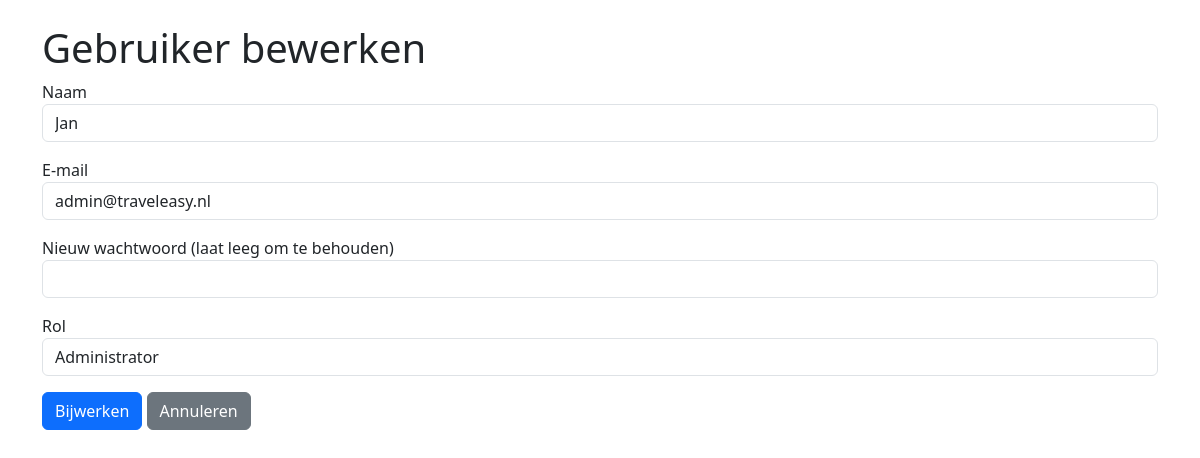
Page /users/edit/1 (signed in) on the committed database.
### tables this page shows
CREATE TABLE users (
    id INT AUTO_INCREMENT PRIMARY KEY,
    name VARCHAR(100) NOT NULL,
    email VARCHAR(100) NOT NULL UNIQUE,
    password_hash VARCHAR(255) NOT NULL,
    role_id INT NOT NULL,
    created_at TIMESTAMP DEFAULT CURRENT_TIMESTAMP,
    FOREIGN KEY (role_id) REFERENCES roles(id) ON DELETE RESTRICT
);

CREATE TABLE roles (
    id INT AUTO_INCREMENT PRIMARY KEY,
    name VARCHAR(50) NOT NULL UNIQUE
);

### app/Controllers/UserController.php (called while the page is built, shortened)
<?php
require_once __DIR__ . '/../Models/User.php';
class UserController
{
    private $userModel;
    private $pdo;
    public function __construct($pdo)
    {
        $this->pdo = $pdo;
        $this->userModel = new User($pdo);
    }
    public function edit($id)
    {
        $user = $this->userModel->findById($id);
        try {
            $stmt = $this->pdo->query("SELECT id, name FROM roles");
            $roles = $stmt->fetchAll(PDO::FETCH_ASSOC);
        } catch (PDOException $e) {
            error_log("Roles ophalen mislukt: " . $e->getMessage());
            $roles = [];
        }
        require PROJECT_ROOT . 'Views' . DIRECTORY_SEPARATOR . 'users' . DIRECTORY_SEPARATOR . 'edit.php';
    }
}

### public/index.php (called while the page is built, shortened)
<?php
require_once PROJECT_ROOT . 'config' . DIRECTORY_SEPARATOR . 'web.php';

### app/Models/User.php (called while the page is built, shortened)
<?php
class User
{
    private $pdo;
    public function __construct($pdo)
    {
        $this->pdo = $pdo;
    }
    public function findById($id)
    {
        try {
            $stmt = $this->pdo->prepare("SELECT * FROM users WHERE id = :id");
            $stmt->execute(['id' => $id]);
            return $stmt->fetch(PDO::FETCH_ASSOC);
        } catch (PDOException $e) {
            error_log("User::findById error: " . $e->getMessage());
            return false;
        }
    }
}

### Views/users/edit.php (the view, shortened to what this page needs)
<!DOCTYPE html>
<html>
<head>
    <link href="https://cdn.jsdelivr.net/npm/bootstrap@5.3.0/dist/css/bootstrap.min.css" rel="stylesheet">
</head>
<body>
<div class="container mt-4">
    <h1>Gebruiker bewerken</h1>
    <form method="POST" action="/users/edit/<?= $user['id'] ?>">
        <div class="mb-3"><label>Naam</label><input type="text" name="name" class="form-control" value="<?= $_SESSION['old_input']['name'] ?? $user['name'] ?>" required></div>
        <div class="mb-3"><label>E-mail</label><input type="email" name="email" class="form-control" value="<?= $_SESSION['old_input']['email'] ?? $user['email'] ?>" required></div>
        <div class="mb-3"><label>Nieuw wachtwoord (laat leeg om te behouden)</label><input type="password" name="password" class="form-control"></div>
        <div class="mb-3"><label>Rol</label><select name="role_id" class="form-control" required>
            <?php foreach ($roles as $role): ?>
                <option value="<?= $role['id'] ?>" <?= ($role['id'] == $user['role_id']) ? 'selected' : '' ?>><?= htmlspecialchars($role['name']) ?></option>
            <?php endforeach; ?>
        </select></div>
        <button type="submit" class="btn btn-primary">Bijwerken</button>
        <a href="/users" class="btn btn-secondary">Annuleren</a>
    </form>
</div>
</body>
</html>

### rows in the picture
users: name "Jan", email "admin@traveleasy.nl", role_id "Administrator"
